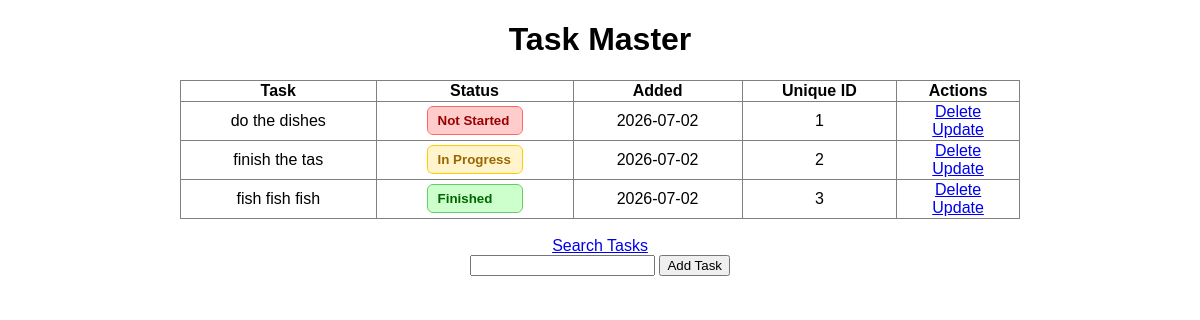
The page / on the database its author committed.
### app.py (models this page shows, shortened)
class Todo(db.Model):
    id = db.Column(db.Integer, primary_key=True)
    content = db.Column(db.String(200), nullable=False)
    date_created = db.Column(db.DateTime, default=datetime.utcnow)
    unique_id = db.Column(db.Integer, unique=True, nullable=False)
    status = db.Column(db.String(20), default="Not Started")

### app.py (the view)
@app.route('/', methods=['POST','GET'])
def index():
    if request.method == 'POST':
        task_content = request.form['content']
        existing_ids = {t.unique_id for t in Todo.query.all()}
        new_unique_id = 1
        while new_unique_id in existing_ids:
            new_unique_id += 1
        new_task = Todo(content=task_content, unique_id=new_unique_id)
        try:
            db.session.add(new_task)
            db.session.commit()
            return redirect('/')
        except:
            return 'There was an issue adding your task'
    else:
        tasks = Todo.query.order_by(Todo.date_created).all()
        return render_template('index.html', tasks=tasks)

### templates/index.html (shortened to what this page needs)
{% extends 'base.html' %}
{% block body %}
<div class="content">
    <div class="center">
    <h1 style="text-align: center;">Task Master</h1>
    {% if tasks|length < 1 %}
    <h1 style="text-align: center;">There are no tasks, Create one Below!</h1>
    {% else  %}
    <table border=1 frame=box rules=all style="width:70%">
        <tr>
            <th>Task</th>
            <th>Status</th>
            <th>Added</th>
            <th>Unique ID</th>
            <th>Actions</th>
        </tr>
        {% for task in tasks %}
            <tr>
                <td>{{ task.content }}</td>
                <td>
                    <form action="{{ url_for('update_status', id=task.id) }}" method="POST">
                        <select name="status" onchange="this.form.submit()" class="status-select {{ task.status|lower|replace(' ', '-' ) }}">
                            <option value="Not started" {% if task.status == 'Not Started'%}selected{% endif %}>Not Started</option>
                            <option value="In Progress" {% if task.status == 'In Progress'%}selected{% endif %}>In Progress</option>
                            <option value="Finished" {% if task.status == 'Finished'%}selected{% endif %}>Finished</option>
                        </select>
                    </form>
                </td>
                <td>{{ task.date_created.date() }}</td>
                <td>{{ task.unique_id}}</td>
                <td>
                    <a href="/delete/{{task.id}}">Delete</a>
                    <br>
                    <a href="/update/{{task.id}}">Update</a>
                </td>
            </tr>
        {% endfor %}
    </table>
    <br>
    <a href="{{ url_for('search') }}">Search Tasks</a>
    {% endif %}
    <form action="/" method="POST">
        <input type="text" name="content" id="content">
        <input type="submit" value="Add Task">
    </form>
</div>
</div>
{% endblock %}

### templates/base.html (shortened to what this page needs)
<!DOCTYPE html>
<html lang="en">
<head>
    <link rel="stylesheet" href="{{ url_for('static', filename='css/main.css') }}">
</head>
<body>
    {% block body %}{% endblock %}
</body>
</html>

### static/css/main.css (style rules this page uses)
body { margin: 0; font-family: sans-serif }
.center { width: 100%; display: flex; flex-direction: column; align-items: center; justify-content: center; text-align: center; }
table { margin: 0 auto; }
.status-select { appearance: none; -webkit-appearance: none; -moz-appearance: none; background-clip: padding-box; padding: 6px 10px; border-radius: 6px; font-weight: bold; color: #000; }
.status-select.not-started { background-color: #ffcccc; border: 1px solid #ff6666; color: #990000 }
.status-select.in-progress { background-color: #fff4cc; border: 1px solid #ffcc00; color: #996600; }
.status-select.finished { background-color: #ccffcc; border: 1px solid #66cc66; color: #006600; }

### rows shown on the page
Todo: content "do the dishes", status "Not Started", date_created "2026-07-02", unique_id "1"
Todo: content "finish the tas", status "In Progress", date_created "2026-07-02", unique_id "2"
Todo: content "fish fish fish", status "Finished", date_created "2026-07-02", unique_id "3"
